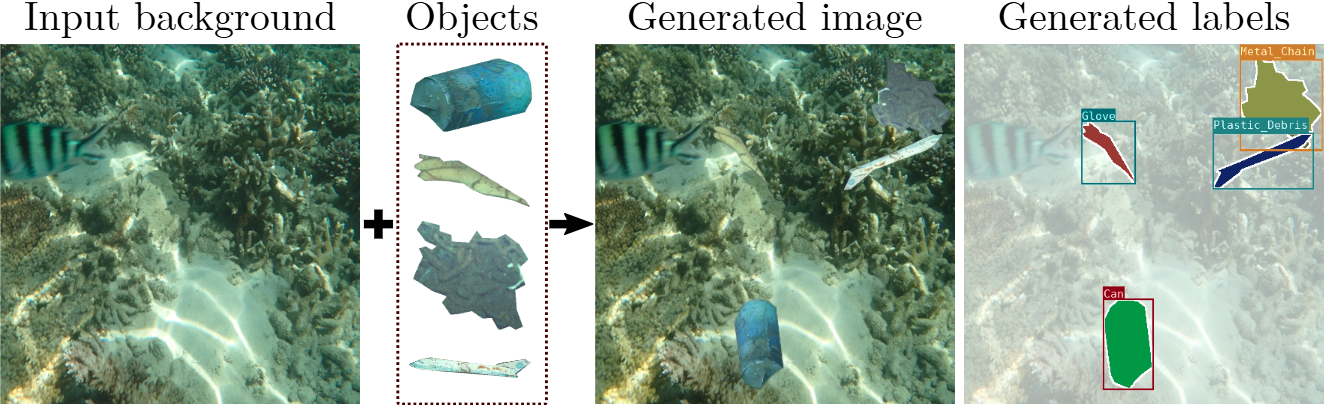
#> input picture assets/tool1.png, 1324 x 405 px; its folder holds only this picture in this run
$ python -i randomization_engine.py   (imports and definitions only)
#> lines starting #> are read from the running program, lines starting #| are printed output that depends on the picture
"""
Domain Randomization Engine
============================
Domain-agnostic image augmentation for increasing synthetic dataset diversity.
Operates entirely on CPU using OpenCV and NumPy.

Generates multiple variants of each synthetic image with controlled
randomization of color, brightness, contrast, noise, and blur.
Optionally matches histogram statistics from real reference images.
"""

import os
import json
import shutil
import random
from pathlib import Path
from typing import List, Optional, Tuple

import cv2
import numpy as np
from loguru import logger


class RandomizationEngine:
    """Applies domain randomization to synthetic images."""

    def __init__(self):
        logger.info("RandomizationEngine initialized (CPU-only)")

    def apply_single(
        self,
        image_path: str,
        output_dir: str,
        num_variants: int = 3,
        intensity: float = 0.5,
        color_jitter: float = 0.3,
        brightness_range: Tuple[float, float] = (0.7, 1.3),
        contrast_range: Tuple[float, float] = (0.8, 1.2),
        saturation_range: Tuple[float, float] = (0.7, 1.3),
        noise_intensity: float = 0.02,
        blur_range: Tuple[float, float] = (0.0, 1.5),
        reference_stats: Optional[dict] = None,
        histogram_match_strength: float = 0.5,
        annotations_path: Optional[str] = None,
    ) -> List[str]:
        """Apply domain randomization to a single image, producing N variants.

        Args:
            image_path: Path to source image
            output_dir: Directory for output variants
            num_variants: Number of variants to generate
            intensity: Global intensity multiplier (0-1)
            color_jitter: Color variation strength
            brightness_range: Min/max brightness multiplier
            contrast_range: Min/max contrast multiplier
            saturation_range: Min/max saturation multiplier
            noise_intensity: Gaussian noise sigma
            blur_range: Min/max Gaussian blur sigma
            reference_stats: Pre-computed reference set stats for histogram matching
            histogram_match_strength: How strongly to match reference histogram (0-1)
            annotations_path: Path to annotations file to copy alongside

        Returns:
            List of paths to generated variant images
        """
#> called with image_path = '../../../../assets/tool1.png', output_dir = 'out.png', num_variants = 3, intensity = 0.5, color_jitter = 0.3, brightness_range = (0.7, 1.3), contrast_range = (0.8, 1.2), saturation_range = (0.7, 1.3)
        image = cv2.imread(image_path)
#> image is the input picture: shape (405, 1324, 3); mean B, G, R 154.4, 171, 151.2
        if image is None:
            logger.warning(f"Could not read image: {image_path}")
            return []

        os.makedirs(output_dir, exist_ok=True)
        stem = Path(image_path).stem
        ext = Path(image_path).suffix or ".jpg"

        output_paths = []
        for i in range(num_variants):
            variant = self._generate_variant(
                image,
                intensity=intensity,
                color_jitter=color_jitter,
                brightness_range=brightness_range,
                contrast_range=contrast_range,
                saturation_range=saturation_range,
                noise_intensity=noise_intensity,
                blur_range=blur_range,
                reference_stats=reference_stats,
                histogram_match_strength=histogram_match_strength,
            )

            variant_name = f"{stem}_dr{i:02d}{ext}"
            variant_path = os.path.join(output_dir, variant_name)
            cv2.imwrite(variant_path, variant)
            output_paths.append(variant_path)

            # Copy annotations if provided
            if annotations_path and os.path.exists(annotations_path):
                ann_ext = Path(annotations_path).suffix
                ann_name = f"{stem}_dr{i:02d}{ann_ext}"
                ann_out = os.path.join(output_dir, ann_name)
                shutil.copy2(annotations_path, ann_out)
#> this loop made 3 passes
#> pass 1, in _apply_color_jitter, `lab = cv2.cvtColor(image, cv2.COLOR_BGR2LAB).astype(np.float32)`:
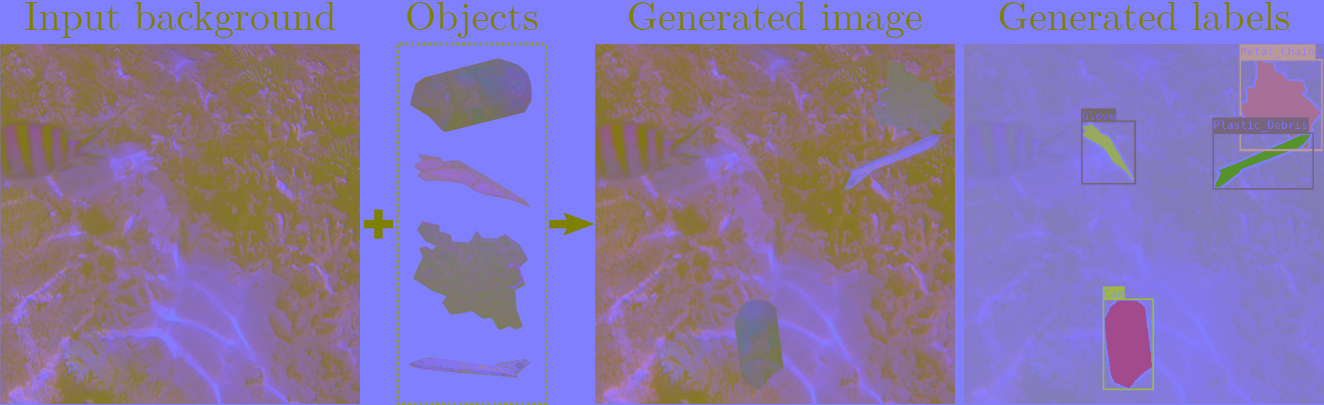
#> lab: shape (405, 1324, 3) float32; mean B, G, R 171.7, 117.9, 134.8
#> after the loop, output_paths = ['out.png/tool1_dr00.png', 'out.png/tool1_dr01.png', 'out.png/tool1_dr02.png']

        return output_paths

    # [84 lines left out: function apply_batch, not called in this run]

    def _generate_variant(
        self,
        image: np.ndarray,
        intensity: float,
        color_jitter: float,
        brightness_range: Tuple[float, float],
        contrast_range: Tuple[float, float],
        saturation_range: Tuple[float, float],
        noise_intensity: float,
        blur_range: Tuple[float, float],
        reference_stats: Optional[dict],
        histogram_match_strength: float,
    ) -> np.ndarray:
        """Generate a single randomized variant of the image."""
        result = image.copy()

        # Scale all randomization by intensity
        eff_color = color_jitter * intensity
        eff_noise = noise_intensity * intensity
        eff_blur_max = blur_range[1] * intensity

        # 1. Color jitter in LAB space
        if eff_color > 0:
            result = self._apply_color_jitter(result, eff_color)

        # 2. Brightness adjustment
        result = self._apply_brightness(result, brightness_range, intensity)

        # 3. Contrast adjustment
        result = self._apply_contrast(result, contrast_range, intensity)

        # 4. Saturation adjustment
        result = self._apply_saturation(result, saturation_range, intensity)

        # 5. Gaussian noise
        if eff_noise > 0:
            result = self._apply_noise(result, eff_noise)

        # 6. Gaussian blur
        if eff_blur_max > 0:
            result = self._apply_blur(result, blur_range[0], eff_blur_max)

        # 7. Histogram matching to reference (if provided)
        if reference_stats and histogram_match_strength > 0:
            result = self._apply_histogram_match(
                result, reference_stats, histogram_match_strength * intensity
            )

        return result

    def _apply_color_jitter(self, image: np.ndarray, strength: float) -> np.ndarray:
        """Apply random color jitter in LAB space."""
        lab = cv2.cvtColor(image, cv2.COLOR_BGR2LAB).astype(np.float32)

        # Perturb A and B channels
        a_shift = random.gauss(0, strength * 10)
        b_shift = random.gauss(0, strength * 10)
        lab[:, :, 1] = np.clip(lab[:, :, 1] + a_shift, 0, 255)
        lab[:, :, 2] = np.clip(lab[:, :, 2] + b_shift, 0, 255)

        return cv2.cvtColor(lab.astype(np.uint8), cv2.COLOR_LAB2BGR)

    def _apply_brightness(
        self, image: np.ndarray, brange: Tuple[float, float], intensity: float
    ) -> np.ndarray:
        """Adjust brightness by scaling the L channel."""
        # Interpolate range toward 1.0 based on inverse intensity
        low = 1.0 + (brange[0] - 1.0) * intensity
        high = 1.0 + (brange[1] - 1.0) * intensity
        factor = random.uniform(low, high)

        lab = cv2.cvtColor(image, cv2.COLOR_BGR2LAB).astype(np.float32)
        lab[:, :, 0] = np.clip(lab[:, :, 0] * factor, 0, 255)
        return cv2.cvtColor(lab.astype(np.uint8), cv2.COLOR_LAB2BGR)

    def _apply_contrast(
        self, image: np.ndarray, crange: Tuple[float, float], intensity: float
    ) -> np.ndarray:
        """Adjust contrast by scaling L channel variance around its mean."""
        low = 1.0 + (crange[0] - 1.0) * intensity
        high = 1.0 + (crange[1] - 1.0) * intensity
        factor = random.uniform(low, high)

        lab = cv2.cvtColor(image, cv2.COLOR_BGR2LAB).astype(np.float32)
        l_channel = lab[:, :, 0]
        mean_l = l_channel.mean()
        lab[:, :, 0] = np.clip((l_channel - mean_l) * factor + mean_l, 0, 255)
        return cv2.cvtColor(lab.astype(np.uint8), cv2.COLOR_LAB2BGR)

    def _apply_saturation(
        self, image: np.ndarray, srange: Tuple[float, float], intensity: float
    ) -> np.ndarray:
        """Adjust saturation by scaling A/B channels magnitude."""
        low = 1.0 + (srange[0] - 1.0) * intensity
        high = 1.0 + (srange[1] - 1.0) * intensity
        factor = random.uniform(low, high)

        lab = cv2.cvtColor(image, cv2.COLOR_BGR2LAB).astype(np.float32)
        # A and B are centered at 128 in uint8 LAB
        for ch in [1, 2]:
            lab[:, :, ch] = np.clip((lab[:, :, ch] - 128) * factor + 128, 0, 255)
        return cv2.cvtColor(lab.astype(np.uint8), cv2.COLOR_LAB2BGR)

    def _apply_noise(self, image: np.ndarray, sigma: float) -> np.ndarray:
        """Add Gaussian noise."""
        noise = np.random.normal(0, sigma * 255, image.shape).astype(np.float32)
        noisy = np.clip(image.astype(np.float32) + noise, 0, 255)
        return noisy.astype(np.uint8)

    def _apply_blur(self, image: np.ndarray, sigma_min: float, sigma_max: float) -> np.ndarray:
        """Apply random Gaussian blur."""
        sigma = random.uniform(sigma_min, sigma_max)
        if sigma < 0.3:
            return image
        ksize = int(sigma * 6) | 1  # Ensure odd kernel size
        ksize = max(ksize, 3)
        return cv2.GaussianBlur(image, (ksize, ksize), sigma)

    # [30 lines left out: function _apply_histogram_match, not called in this run]

>>> result = RandomizationEngine().apply_single('../../../../assets/tool1.png', 'out.png')
#> result has the same summary as output_paths in apply_single

$ run again, on assets/tool2.png
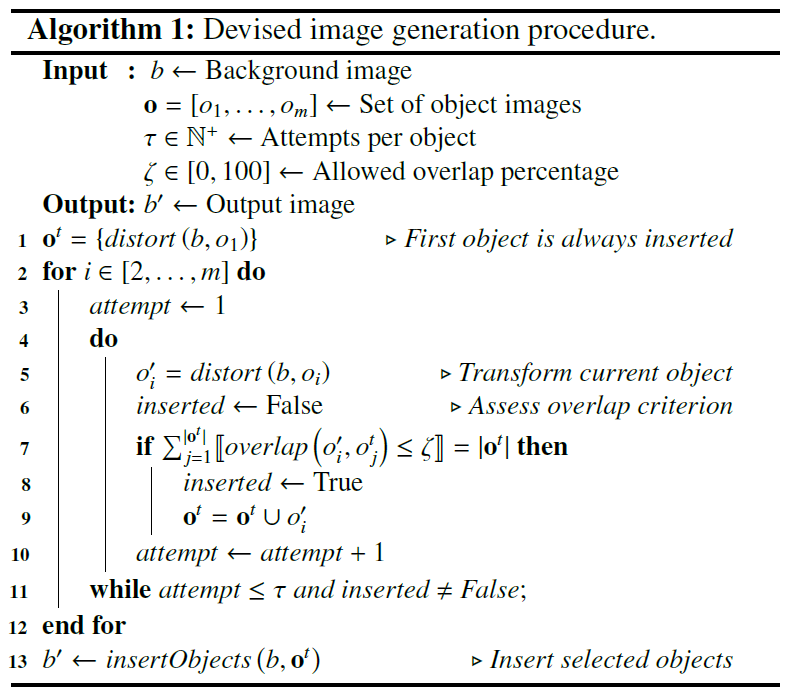
#> input picture assets/tool2.png, 791 x 696 px
#> in apply_single, image is the input picture: shape (696, 791, 3); mean B, G, R 238.5, 239.1, 238.3
#> the loop in apply_single, `for i in range(num_variants):` made 3 passes
#> pass 1, in _apply_color_jitter, `lab = cv2.cvtColor(image, cv2.COLOR_BGR2LAB).astype(np.float32)`:
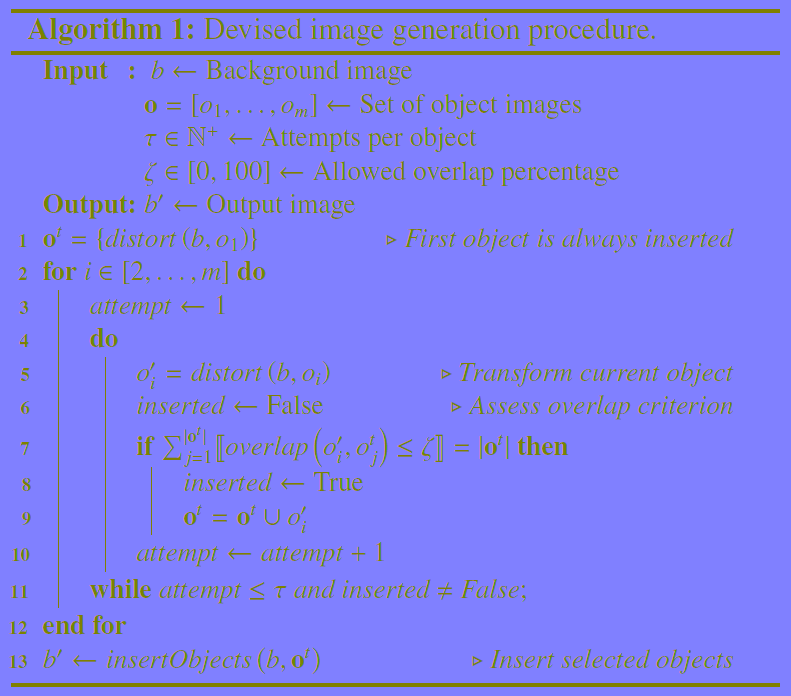
#> lab: shape (696, 791, 3) float32; mean B, G, R 240.4, 128.3, 128.3
#> after the loop in apply_single, `for i in range(num_variants):`: output_paths = ['out.png/tool2_dr00.png', 'out.png/tool2_dr01.png', 'out.png/tool2_dr02.png']
#> `result = RandomizationEngine().apply_single('../../../../assets/tool1...`: result has the same summary as output_paths in apply_single
